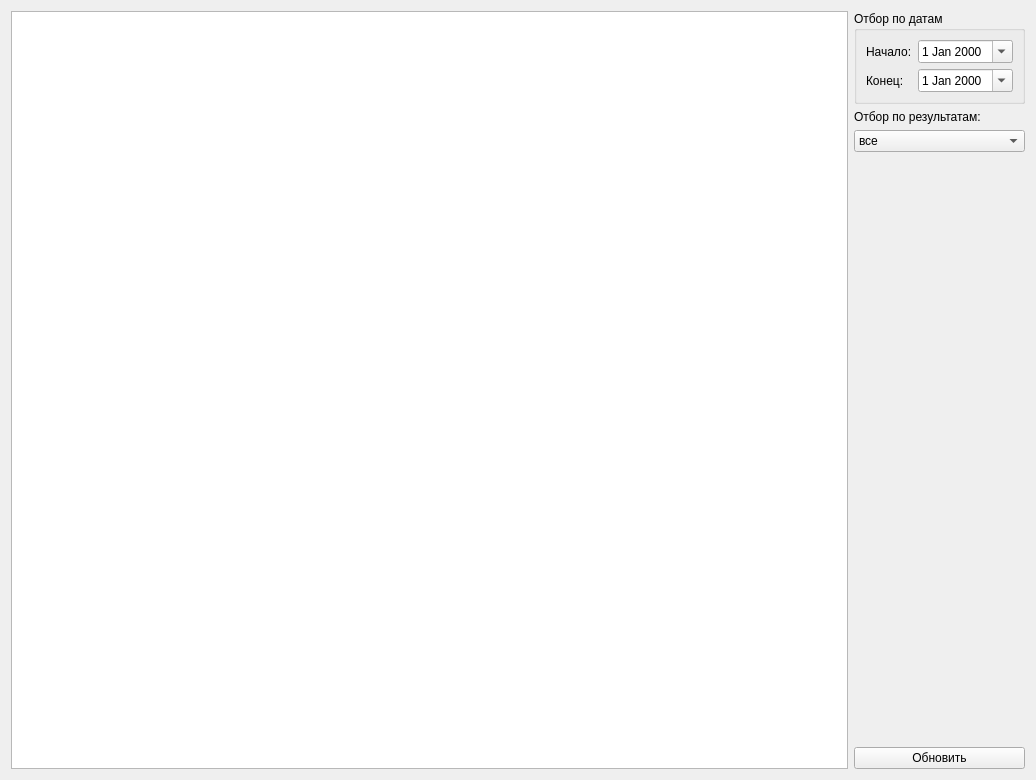
<?xml version="1.0" encoding="UTF-8"?>
<ui version="4.0">
 <class>FSist</class>
 <widget class="QWidget" name="FSist">
  <property name="windowModality">
   <enum>Qt::WindowModal</enum>
  </property>
  <property name="geometry">
   <rect>
    <x>0</x>
    <y>0</y>
    <width>1036</width>
    <height>780</height>
   </rect>
  </property>
  <property name="windowTitle">
   <string>Журнал работы</string>
  </property>
  <layout class="QGridLayout" name="gridLayout">
   <item row="0" column="1">
    <layout class="QVBoxLayout" name="verticalLayout_4">
     <item>
      <layout class="QVBoxLayout" name="verticalLayout_3">
       <item>
        <widget class="QGroupBox" name="groupBox">
         <property name="title">
          <string>Отбор по датам</string>
         </property>
         <layout class="QVBoxLayout" name="verticalLayout">
          <item>
           <layout class="QHBoxLayout" name="horizontalLayout">
            <item>
             <widget class="QLabel" name="label">
              <property name="text">
               <string>Начало:</string>
              </property>
             </widget>
            </item>
            <item>
             <widget class="QDateEdit" name="dtn">
              <property name="calendarPopup">
               <bool>true</bool>
              </property>
             </widget>
            </item>
           </layout>
          </item>
          <item>
           <layout class="QHBoxLayout" name="horizontalLayout_2">
            <item>
             <widget class="QLabel" name="label_2">
              <property name="text">
               <string>Конец:</string>
              </property>
             </widget>
            </item>
            <item>
             <widget class="QDateEdit" name="dtk">
              <property name="calendarPopup">
               <bool>true</bool>
              </property>
             </widget>
            </item>
           </layout>
          </item>
         </layout>
        </widget>
       </item>
       <item>
        <layout class="QVBoxLayout" name="verticalLayout_2">
         <item>
          <widget class="QLabel" name="label_3">
           <property name="text">
            <string>Отбор по результатам:</string>
           </property>
          </widget>
         </item>
         <item>
          <widget class="QComboBox" name="cbRez">
           <item>
            <property name="text">
             <string>все</string>
            </property>
           </item>
           <item>
            <property name="text">
             <string>выполнено</string>
            </property>
           </item>
           <item>
            <property name="text">
             <string>не выполнено</string>
            </property>
           </item>
          </widget>
         </item>
        </layout>
       </item>
      </layout>
     </item>
     <item>
      <spacer name="verticalSpacer">
       <property name="orientation">
        <enum>Qt::Vertical</enum>
       </property>
       <property name="sizeHint" stdset="0">
        <size>
         <width>20</width>
         <height>40</height>
        </size>
       </property>
      </spacer>
     </item>
    </layout>
   </item>
   <item row="1" column="1">
    <widget class="QPushButton" name="pbRefresh">
     <property name="text">
      <string>Обновить</string>
     </property>
     <property name="icon">
      <iconset resource="res.qrc">
       <normaloff>:/res/Sync.png</normaloff>:/res/Sync.png</iconset>
     </property>
     <property name="iconSize">
      <size>
       <width>32</width>
       <height>32</height>
      </size>
     </property>
    </widget>
   </item>
   <item row="0" column="0" rowspan="2">
    <widget class="QTableView" name="tableView"/>
   </item>
  </layout>
 </widget>
 <resources>
  <include location="res.qrc"/>
 </resources>
 <connections/>
</ui>
